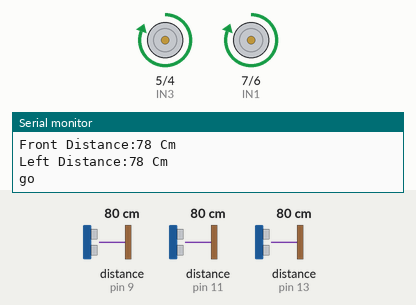
This sketch was run on a simulated Arduino Mega 2560, built with avr-gcc and run on an emulated ATmega2560. Shown: motor-driver pin pairs drawn as motors (green arrow = first pin HIGH = forward, orange = second pin HIGH = backward, longer = more drive), the last lines printed to the serial monitor. Wiring (inferred from the names in the program): 3 × ultrasonic range finder: trigger pin 8, echo pin 9 / trigger pin 10, echo pin 11 / trigger pin 12, echo pin 13. The test bench sets the inputs (shaded band); at power-on: distance to the obstacle (sensors on pin 13, pin 9, pin 11) 80 cm. The echo pulse lasts 58.3 µs per cm.

Above: at 1.8 s.
1.9 s: distance to the obstacle (sensor on pin 13) set to 10 cm
3.4 s: distance to the obstacle (sensor on pin 13) set to 7 cm
At 4.9 s:
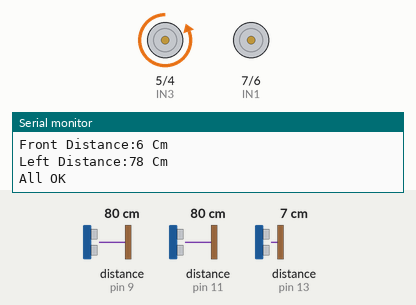
5.5 s: distance to the obstacle (sensor on pin 9) set to 10 cm
7.3 s: distance to the obstacle (sensor on pin 9) set to 7 cm
At 8.6 s:
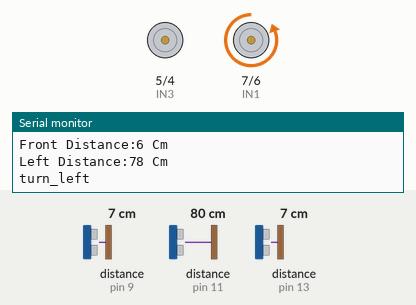
9.6 s: distance to the obstacle (sensor on pin 11) set to 10 cm
At 10.6 s:
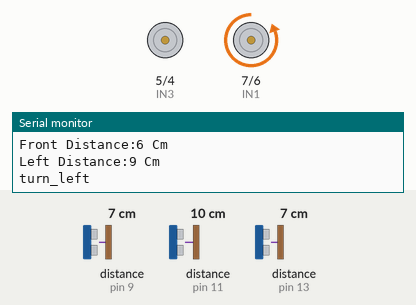
11.3 s: distance to the obstacle (sensor on pin 11) set to 7 cm
At 13.4 s:
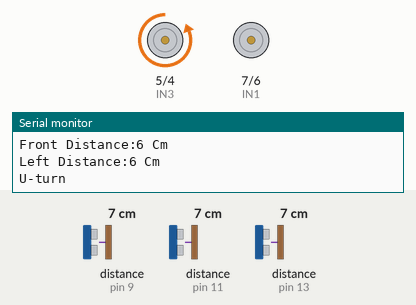
Timing chart, 0 to 14.9 s (numbered marks = the images above; inputs shaded):
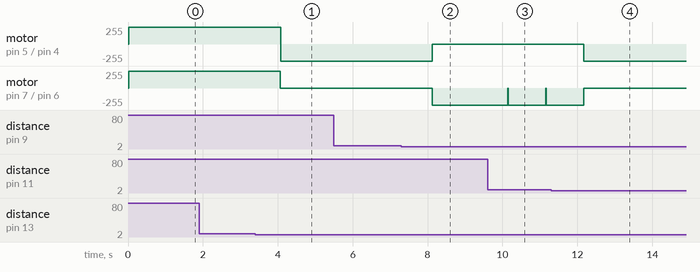

The sketch:

sketch_mar09a.ino
```cpp
//모터A 컨트롤
int IN1=7;
int IN2=6;
//모터B 컨트롤
int IN3=5;
int IN4=4;
//초음파 센서
#define TRIG_RIGHT 8
#define ECHO_RIGHT 9
#define TRIG_FRONT 12
#define ECHO_FRONT 13
#define TRIG_LEFT 10
#define ECHO_LEFT 11
//스위치
#define SWITCH 22

int ultrasonic(int a, int b, int c){
  long duration,distance;

  digitalWrite(a,LOW);
  delayMicroseconds(2);
  digitalWrite(a,HIGH);
  delayMicroseconds(10);
  digitalWrite(a,LOW);

  duration=pulseIn(b,HIGH);
  distance=duration*17/1000;
  if(c==2)
    Serial.print("\nLeft Distance:");
  else if(c==0)
    Serial.print("\nRight Distance:");
  else if(c==1)
    Serial.print("\nFront Distance:");
  Serial.print(distance);
  Serial.println(" Cm");

  return distance;
}

void setup() {
  Serial.begin(9600);
  pinMode(TRIG_LEFT,OUTPUT);
  pinMode(ECHO_LEFT,INPUT);
  pinMode(TRIG_FRONT,OUTPUT);
  pinMode(ECHO_FRONT,INPUT);
  pinMode(TRIG_RIGHT,OUTPUT);
  pinMode(ECHO_RIGHT,INPUT);
  pinMode(IN1,OUTPUT);
  pinMode(IN2,OUTPUT);
  pinMode(IN3,OUTPUT);
  pinMode(IN4,OUTPUT);
  pinMode(SWITCH,INPUT_PULLUP);
}

int switching = 0;

void loop() {
  // 0 : R, 1 : F, 2 : L
  int right_distance = ultrasonic(TRIG_RIGHT, ECHO_RIGHT, 0);
  int front_distance = ultrasonic(TRIG_FRONT, ECHO_FRONT, 1);
  int left_distance = ultrasonic(TRIG_LEFT, ECHO_LEFT, 2);
  int look_distance = 8;

  if(front_distance<look_distance){
    Stop();
    if(right_distance>=look_distance && left_distance<look_distance){
      turnRight();
      Serial.println("turn_right");
      delay(1000);
    }
    else if(right_distance<look_distance && left_distance>=look_distance){
      Serial.println("turn_left");
      turnLeft();
      delay(1000);
    }
    else if(right_distance>=look_distance && left_distance>=look_distance){
      Serial.println("All OK");
      turnRight();
      delay(1000);
    }
    else{
      Serial.println("U-turn");
      turnRight();
      delay(1000);
    }
  }
  else{
    go();
    Serial.println("go");
    delay(1000);
  }
}

//모터A,B 정회전
void go()
{
    digitalWrite(IN1,HIGH);
    digitalWrite(IN2,LOW);
    digitalWrite(IN3,HIGH);
    digitalWrite(IN4,LOW);
}

//모터A,B Stop
void Stop()
{
    digitalWrite(IN1,LOW);
    digitalWrite(IN2,LOW);
    digitalWrite(IN3,LOW);
    digitalWrite(IN4,LOW);
}

//모터A 역회전, 모터B 정회전
void turnLeft()
{
    digitalWrite(IN1,LOW);
    digitalWrite(IN2,HIGH);
    digitalWrite(IN3,LOW);
    digitalWrite(IN4,LOW);
}

//모터A 정회전, 모터B 역회전
void turnRight()
{
    digitalWrite(IN1,LOW);
    digitalWrite(IN2,LOW);
    digitalWrite(IN3,LOW);
    digitalWrite(IN4,HIGH);
}
```

Measured:
- the behaviour switches between 9 and 8 cm on distance to the obstacle (sensor on pin 13) (found by bisection; images 0 and 1)
- the behaviour switches between 9 and 8 cm on distance to the obstacle (sensor on pin 9) (found by bisection; images 1 and 2)
- the behaviour switches between 9 and 8 cm on distance to the obstacle (sensor on pin 11) (found by bisection; images 3 and 4)
- after the input at 3.4 s, motor on pin 5 (IN3) / pin 4 (IN4): forward 255/255 → backward 255/255 after 0.67 s; motor on pin 7 (IN1) / pin 6 (IN2): forward 255/255 → stopped after 0.67 s
- after the input at 7.3 s, motor on pin 5 (IN3) / pin 4 (IN4): backward 255/255 → stopped after 0.82 s; motor on pin 7 (IN1) / pin 6 (IN2): stopped → backward 255/255 after 0.82 s
- after the input at 9.6 s, motor on pin 7 (IN1) / pin 6 (IN2): alternates backward 255/255 for 1.0 s and stopped for 0.01 s, starting after 0.54 s
- after the input at 11.3 s, motor on pin 5 (IN3) / pin 4 (IN4): stopped → backward 255/255 after 0.87 s; motor on pin 7 (IN1) / pin 6 (IN2): goes on until 12.2 s, then stays stopped
